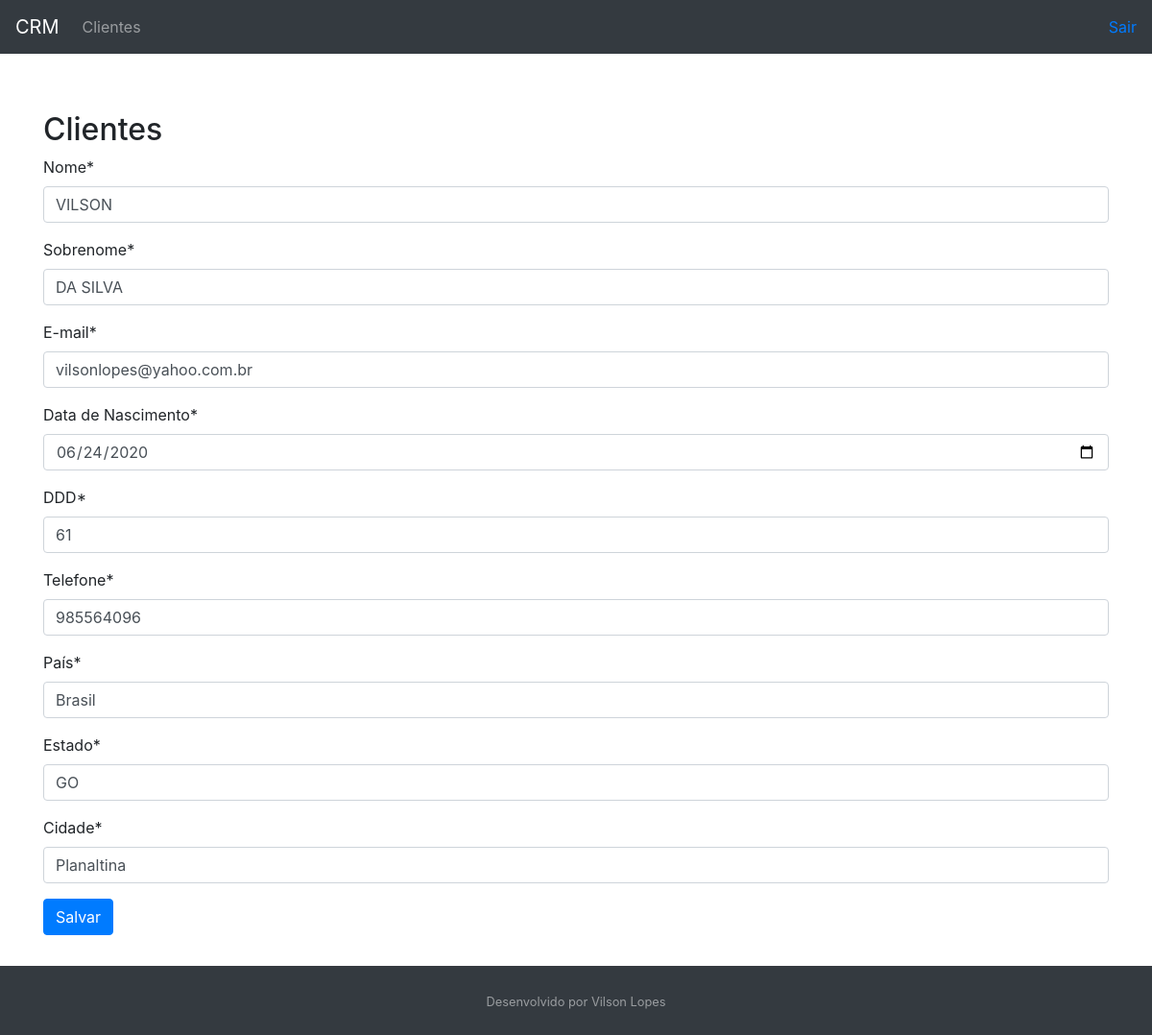
The app's page /customer/7/, older data.
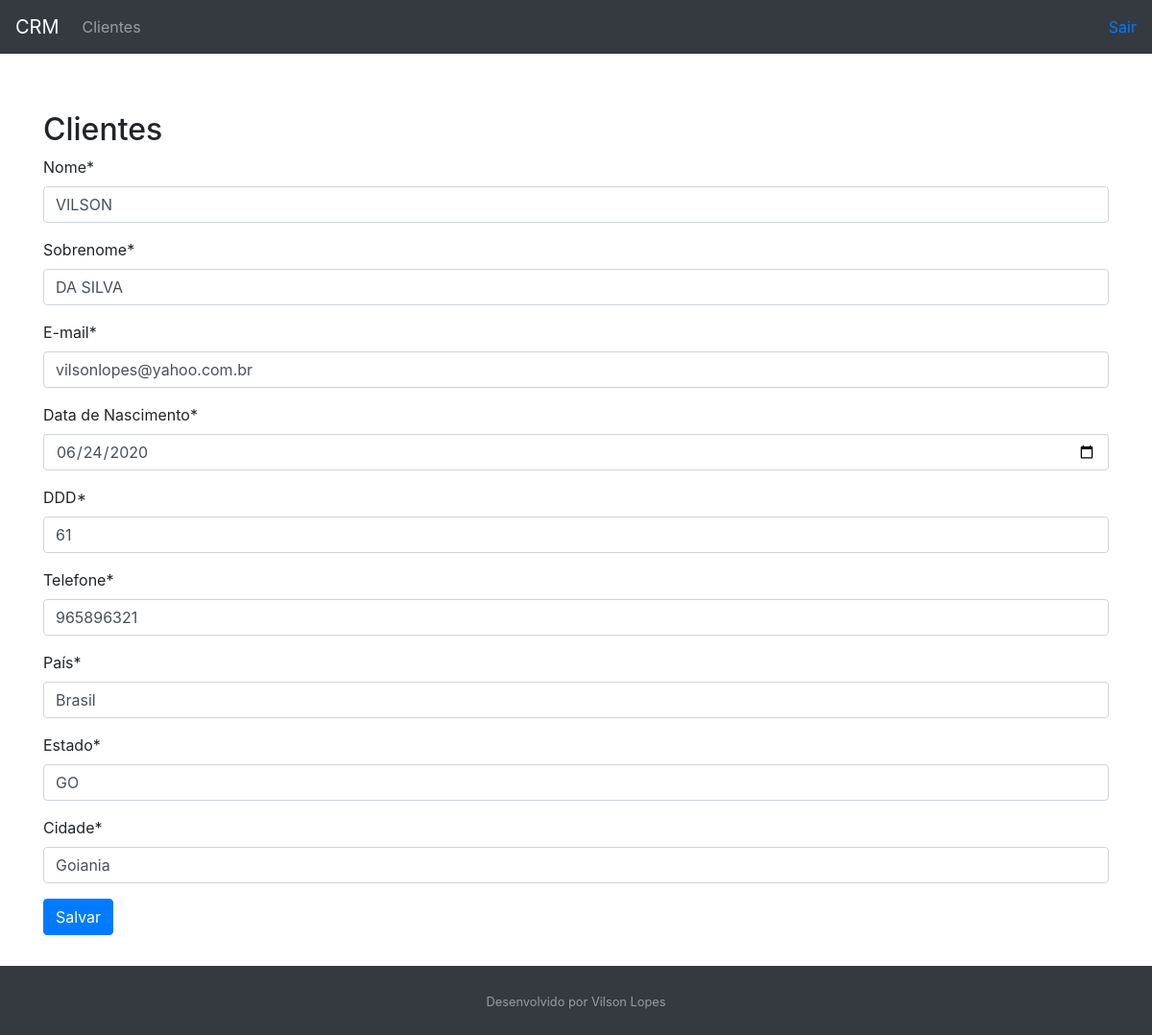
The same page, newer data.
### customer/models.py (models this page shows, shortened)
class Customer(models.Model):
    first_name = models.CharField(max_length=30)
    last_name = models.CharField(max_length=50)
    email = models.EmailField()
    birth_date = models.DateField()
    area_code = models.CharField(max_length=3)
    phone_number = models.CharField(max_length=9)
    country = models.CharField(max_length=30)
    state = models.CharField(max_length=30)
    city = models.CharField(max_length=30)
    created_date = models.DateTimeField(auto_now_add=True)
    updated_date = models.DateTimeField(auto_now=True)
    active = models.BooleanField(default=True)
    class Meta:
        db_table = "customer"

### customer/views.py (the view, shortened to what this page needs)
# urls.py: path("<int:id>/", CustomerUpdateView.as_view(), name="customer-update"),
class CustomerUpdateView(UpdateView):
    template_name = "customer/customer.html"
    form_class = CustomerForm
    def get_object(self, queryset=None):
        id = self.kwargs.get("id")
        return get_object_or_404(Customer, id=id)

### customer/forms.py
class CustomerForm(forms.ModelForm):
    first_name = forms.CharField(label='Nome')
    last_name = forms.CharField(label='Sobrenome')
    email = forms.EmailField(label='E-mail')
    birth_date = forms.DateField(
        label='Data de Nascimento', widget=DateInput())
    area_code = forms.RegexField(
        label='DDD', regex=r'^\+?1?[0-9]{2}$', error_messages={'invalid': 'Número de DDD inválido'})
    phone_number = forms.RegexField(
        label='Telefone', regex=r'^\+?1?[0-9]{6,15}$', error_messages={'invalid': 'Número de telefone inválido'})
    country = forms.CharField(label='País')
    state = forms.CharField(label='Estado')
    city = forms.CharField(label='Cidade')
    class Meta:
        model = Customer
        fields = (
            "first_name",
            "last_name",
            "email",
            "birth_date",
            "area_code",
            "phone_number",
            "country",
            "state",
            "city",
        )

### customer/templates/customer/customer.html (shortened to what this page needs)
{% extends 'model-page.html' %}
{% load crispy_forms_tags %}
{% block content %}
<h2>Clientes</h2>
    <form method="POST">{% csrf_token %}
        {{ form|crispy }}
    <button type="submit" class="btn btn-primary">Salvar</button>
    </form>
{% endblock content %}

Row changes from the older to the newer data that the page shows:
changed Customer "VILSON": phone_number "985564096" → "965896321"; city "Planaltina" → "Goiania"
